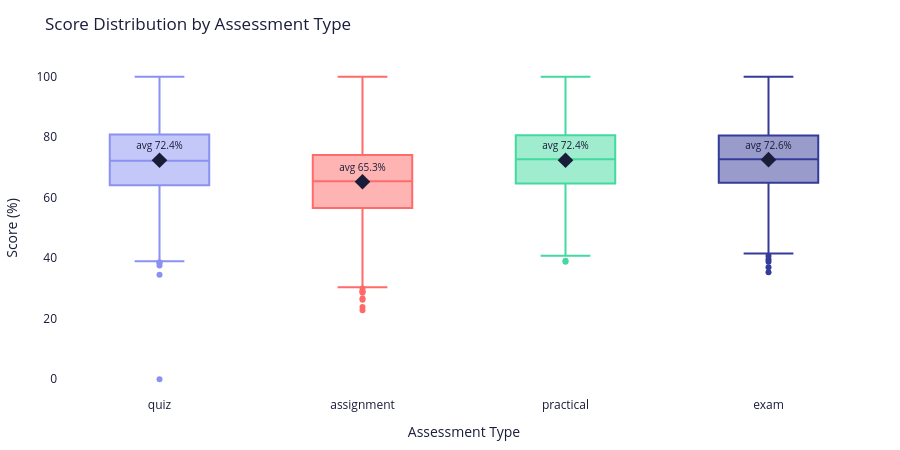

Source (notebook cell):
### Code cell
grades_clean = grades_full[grades_full['orphan'] == False].copy()

type_summary = (grades_clean.groupby('type')['score_pct']
                .agg(mean='mean', count='count').round(1).reset_index())

fig = px.box(
    grades_clean, x='type', y='score_pct',
    color='type',
    color_discrete_map={
        'quiz': ACCENT, 'assignment': DANGER,
        'practical': GREEN, 'exam': DARK
    },
    title='Score Distribution by Assessment Type',
    labels={'type': 'Assessment Type', 'score_pct': 'Score (%)'},
    category_orders={'type': ['quiz', 'assignment', 'practical', 'exam']},
    points='outliers',
)
for _, row in type_summary.iterrows():
    fig.add_trace(go.Scatter(
        x=[row['type']], y=[row['mean']],
        mode='markers+text',
        marker=dict(symbol='diamond', size=12, color=TEXT),
        text=[f"avg {row['mean']:.1f}%"],
        textposition='top center',
        textfont=dict(size=10, color=TEXT),
        showlegend=False,
    ))
fig.update_layout(**CHART, showlegend=False)
fig.show()

"""
INSIGHT: Assignments = lowest avg (65.3%) and highest spread (std=12.9).
Quizzes, practicals and exams cluster tightly around 72-73%.
Action: Review assignment difficulty and add mid-task check-ins.
"""

### Figure 1 — Plotly figure (JSON) as saved in the notebook; plotly's stock layout.template omitted (floating-point values rounded to 4 significant figures; data arrays with more than 128 entries replaced by an {"elided": "..."} marker saying what was removed)
{"data": [{"alignmentgroup": "True", "boxpoints": "outliers", "hovertemplate": "Assessment Type=%{x}<br>Score (%)=%{y}<extra></extra>", "legendgroup": "quiz", "marker": {"color": "#8a91f2"}, "name": "quiz", "notched": false, "offsetgroup": "quiz", "orientation": "v", "showlegend": true, "type": "box", "x": {"elided": "1999 str values"}, "x0": " ", "xaxis": "x", "y": {"elided": "1999 float values"}, "y0": " ", "yaxis": "y"}, {"alignmentgroup": "True", "boxpoints": "outliers", "hovertemplate": "Assessment Type=%{x}<br>Score (%)=%{y}<extra></extra>", "legendgroup": "assignment", "marker": {"color": "#ff6b6b"}, "name": "assignment", "notched": false, "offsetgroup": "assignment", "orientation": "v", "showlegend": true, "type": "box", "x": {"elided": "1499 str values"}, "x0": " ", "xaxis": "x", "y": {"elided": "1499 float values"}, "y0": " ", "yaxis": "y"}, {"alignmentgroup": "True", "boxpoints": "outliers", "hovertemplate": "Assessment Type=%{x}<br>Score (%)=%{y}<extra></extra>", "legendgroup": "practical", "marker": {"color": "#43d9a0"}, "name": "practical", "notched": false, "offsetgroup": "practical", "orientation": "v", "showlegend": true, "type": "box", "x": {"elided": "1000 str values"}, "x0": " ", "xaxis": "x", "y": {"elided": "1000 float values"}, "y0": " ", "yaxis": "y"}, {"alignmentgroup": "True", "boxpoints": "outliers", "hovertemplate": "Assessment Type=%{x}<br>Score (%)=%{y}<extra></extra>", "legendgroup": "exam", "marker": {"color": "#353b98"}, "name": "exam", "notched": false, "offsetgroup": "exam", "orientation": "v", "showlegend": true, "type": "box", "x": {"elided": "1002 str values"}, "x0": " ", "xaxis": "x", "y": {"elided": "1002 float values"}, "y0": " ", "yaxis": "y"}, {"marker": {"color": "#1a1d3a", "size": 12, "symbol": "diamond"}, "mode": "markers+text", "showlegend": false, "text": ["avg 65.3%"], "textfont": {"color": "#1a1d3a", "size": 10}, "textposition": "top center", "type": "scatter", "x": ["assignment"], "y": [65.3]}, {"marker": {"color": "#1a1d3a", "size": 12, "symbol": "diamond"}, "mode": "markers+text", "showlegend": false, "text": ["avg 72.6%"], "textfont": {"color": "#1a1d3a", "size": 10}, "textposition": "top center", "type": "scatter", "x": ["exam"], "y": [72.6]}, {"marker": {"color": "#1a1d3a", "size": 12, "symbol": "diamond"}, "mode": "markers+text", "showlegend": false, "text": ["avg 72.4%"], "textfont": {"color": "#1a1d3a", "size": 10}, "textposition": "top center", "type": "scatter", "x": ["practical"], "y": [72.4]}, {"marker": {"color": "#1a1d3a", "size": 12, "symbol": "diamond"}, "mode": "markers+text", "showlegend": false, "text": ["avg 72.4%"], "textfont": {"color": "#1a1d3a", "size": 10}, "textposition": "top center", "type": "scatter", "x": ["quiz"], "y": [72.4]}], "layout": {"boxmode": "overlay", "font": {"color": "#1a1d3a"}, "height": 450, "legend": {"title": {"text": "Assessment Type"}, "tracegroupgap": 0}, "margin": {"b": 50, "l": 50, "r": 30, "t": 60}, "paper_bgcolor": "#ffffff", "plot_bgcolor": "#ffffff", "showlegend": false, "title": {"text": "Score Distribution by Assessment Type"}, "xaxis": {"anchor": "y", "categoryarray": ["quiz", "assignment", "practical", "exam"], "categoryorder": "array", "domain": [0, 1], "title": {"text": "Assessment Type"}}, "yaxis": {"anchor": "x", "domain": [0, 1], "title": {"text": "Score (%)"}}}}
